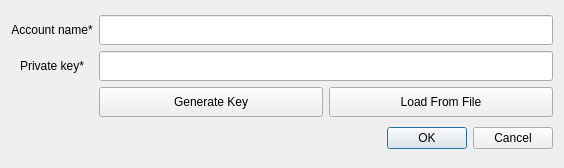
<?xml version="1.0" encoding="UTF-8"?>
<ui version="4.0">
 <class>PrivKeyDialog</class>
 <widget class="QDialog" name="PrivKeyDialog">
  <property name="geometry">
   <rect>
    <x>0</x>
    <y>0</y>
    <width>564</width>
    <height>168</height>
   </rect>
  </property>
  <property name="windowTitle">
   <string>Dialog</string>
  </property>
  <layout class="QVBoxLayout" name="verticalLayout">
   <item>
    <layout class="QGridLayout" name="gridLayout">
     <item row="1" column="0">
      <widget class="QLabel" name="label">
       <property name="text">
        <string>Private key*</string>
       </property>
       <property name="alignment">
        <set>Qt::AlignCenter</set>
       </property>
      </widget>
     </item>
     <item row="1" column="1">
      <widget class="QLineEdit" name="m_pkField">
       <property name="minimumSize">
        <size>
         <width>450</width>
         <height>30</height>
        </size>
       </property>
       <property name="maximumSize">
        <size>
         <width>16777215</width>
         <height>30</height>
        </size>
       </property>
      </widget>
     </item>
     <item row="0" column="0">
      <widget class="QLabel" name="label_2">
       <property name="text">
        <string>Account name*</string>
       </property>
       <property name="alignment">
        <set>Qt::AlignCenter</set>
       </property>
      </widget>
     </item>
     <item row="2" column="1">
      <layout class="QHBoxLayout" name="horizontalLayout">
       <item>
        <widget class="QPushButton" name="m_generateKeysBtn">
         <property name="minimumSize">
          <size>
           <width>0</width>
           <height>30</height>
          </size>
         </property>
         <property name="maximumSize">
          <size>
           <width>16777215</width>
           <height>30</height>
          </size>
         </property>
         <property name="text">
          <string>Generate Key</string>
         </property>
        </widget>
       </item>
       <item>
        <widget class="QPushButton" name="m_loadFromFileBtn">
         <property name="minimumSize">
          <size>
           <width>0</width>
           <height>30</height>
          </size>
         </property>
         <property name="maximumSize">
          <size>
           <width>16777215</width>
           <height>30</height>
          </size>
         </property>
         <property name="text">
          <string>Load From File</string>
         </property>
        </widget>
       </item>
      </layout>
     </item>
     <item row="0" column="1">
      <widget class="QLineEdit" name="m_accountName">
       <property name="minimumSize">
        <size>
         <width>450</width>
         <height>30</height>
        </size>
       </property>
       <property name="maximumSize">
        <size>
         <width>16777215</width>
         <height>30</height>
        </size>
       </property>
      </widget>
     </item>
     <item row="3" column="1">
      <widget class="QDialogButtonBox" name="buttonBox">
       <property name="minimumSize">
        <size>
         <width>0</width>
         <height>30</height>
        </size>
       </property>
       <property name="maximumSize">
        <size>
         <width>16777215</width>
         <height>30</height>
        </size>
       </property>
       <property name="orientation">
        <enum>Qt::Horizontal</enum>
       </property>
       <property name="standardButtons">
        <set>QDialogButtonBox::Cancel|QDialogButtonBox::Ok</set>
       </property>
      </widget>
     </item>
    </layout>
   </item>
  </layout>
 </widget>
 <resources/>
 <connections>
  <connection>
   <sender>buttonBox</sender>
   <signal>accepted()</signal>
   <receiver>PrivKeyDialog</receiver>
   <slot>accept()</slot>
   <hints>
    <hint type="sourcelabel">
     <x>248</x>
     <y>254</y>
    </hint>
    <hint type="destinationlabel">
     <x>157</x>
     <y>274</y>
    </hint>
   </hints>
  </connection>
  <connection>
   <sender>buttonBox</sender>
   <signal>rejected()</signal>
   <receiver>PrivKeyDialog</receiver>
   <slot>reject()</slot>
   <hints>
    <hint type="sourcelabel">
     <x>316</x>
     <y>260</y>
    </hint>
    <hint type="destinationlabel">
     <x>286</x>
     <y>274</y>
    </hint>
   </hints>
  </connection>
 </connections>
</ui>
